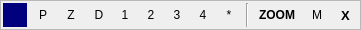
<?xml version="1.0" encoding="UTF-8"?>
<ui version="4.0">
 <class>TMain_form</class>
 <widget class="QDialog" name="TMain_form">
  <property name="geometry">
   <rect>
    <x>0</x>
    <y>0</y>
    <width>393</width>
    <height>42</height>
   </rect>
  </property>
  <property name="sizePolicy">
   <sizepolicy hsizetype="Fixed" vsizetype="Fixed">
    <horstretch>0</horstretch>
    <verstretch>0</verstretch>
   </sizepolicy>
  </property>
  <property name="windowTitle">
   <string>Panel</string>
  </property>
  <layout class="QVBoxLayout" name="verticalLayout">
   <property name="spacing">
    <number>0</number>
   </property>
   <property name="sizeConstraint">
    <enum>QLayout::SetFixedSize</enum>
   </property>
   <property name="leftMargin">
    <number>0</number>
   </property>
   <property name="topMargin">
    <number>0</number>
   </property>
   <property name="rightMargin">
    <number>0</number>
   </property>
   <property name="bottomMargin">
    <number>0</number>
   </property>
   <item>
    <widget class="QFrame" name="frame_2">
     <property name="sizePolicy">
      <sizepolicy hsizetype="Expanding" vsizetype="Expanding">
       <horstretch>0</horstretch>
       <verstretch>0</verstretch>
      </sizepolicy>
     </property>
     <property name="frameShape">
      <enum>QFrame::StyledPanel</enum>
     </property>
     <property name="frameShadow">
      <enum>QFrame::Raised</enum>
     </property>
     <property name="lineWidth">
      <number>2</number>
     </property>
     <layout class="QGridLayout" name="gridLayout" rowstretch="0">
      <property name="leftMargin">
       <number>2</number>
      </property>
      <property name="topMargin">
       <number>2</number>
      </property>
      <property name="rightMargin">
       <number>2</number>
      </property>
      <property name="bottomMargin">
       <number>2</number>
      </property>
      <property name="spacing">
       <number>2</number>
      </property>
      <item row="0" column="4">
       <layout class="QHBoxLayout" name="horizontalLayout_3">
        <property name="spacing">
         <number>4</number>
        </property>
        <item>
         <widget class="QFrame" name="frame">
          <property name="sizePolicy">
           <sizepolicy hsizetype="Fixed" vsizetype="Fixed">
            <horstretch>0</horstretch>
            <verstretch>0</verstretch>
           </sizepolicy>
          </property>
          <property name="minimumSize">
           <size>
            <width>24</width>
            <height>24</height>
           </size>
          </property>
          <property name="maximumSize">
           <size>
            <width>32</width>
            <height>32</height>
           </size>
          </property>
          <property name="cursor">
           <cursorShape>SizeAllCursor</cursorShape>
          </property>
          <property name="mouseTracking">
           <bool>false</bool>
          </property>
          <property name="contextMenuPolicy">
           <enum>Qt::ActionsContextMenu</enum>
          </property>
          <property name="autoFillBackground">
           <bool>false</bool>
          </property>
          <property name="styleSheet">
           <string notr="true">background-color: rgb(0, 0, 127);</string>
          </property>
          <property name="frameShape">
           <enum>QFrame::NoFrame</enum>
          </property>
          <property name="frameShadow">
           <enum>QFrame::Raised</enum>
          </property>
          <property name="lineWidth">
           <number>1</number>
          </property>
         </widget>
        </item>
        <item>
         <widget class="QToolButton" name="SpeedButtonMenu">
          <property name="minimumSize">
           <size>
            <width>24</width>
            <height>24</height>
           </size>
          </property>
          <property name="maximumSize">
           <size>
            <width>32</width>
            <height>32</height>
           </size>
          </property>
          <property name="contextMenuPolicy">
           <enum>Qt::ActionsContextMenu</enum>
          </property>
          <property name="text">
           <string>P</string>
          </property>
          <property name="icon">
           <iconset resource="panel.qrc">
            <normaloff>:/new/prefix1/bmp/menu.PNG</normaloff>:/new/prefix1/bmp/menu.PNG</iconset>
          </property>
          <property name="popupMode">
           <enum>QToolButton::InstantPopup</enum>
          </property>
          <property name="autoRaise">
           <bool>true</bool>
          </property>
         </widget>
        </item>
        <item>
         <widget class="QToolButton" name="SpeedButtonZeus">
          <property name="minimumSize">
           <size>
            <width>24</width>
            <height>24</height>
           </size>
          </property>
          <property name="maximumSize">
           <size>
            <width>32</width>
            <height>32</height>
           </size>
          </property>
          <property name="text">
           <string>Z</string>
          </property>
          <property name="icon">
           <iconset resource="panel.qrc">
            <normaloff>:/new/prefix1/bmp/BRINGUP.png</normaloff>:/new/prefix1/bmp/BRINGUP.png</iconset>
          </property>
          <property name="checkable">
           <bool>true</bool>
          </property>
          <property name="autoRaise">
           <bool>true</bool>
          </property>
         </widget>
        </item>
        <item>
         <layout class="QHBoxLayout" name="horizontalLayout">
          <property name="spacing">
           <number>2</number>
          </property>
          <item>
           <widget class="QToolButton" name="SpeedButtonDeskGrid">
            <property name="minimumSize">
             <size>
              <width>24</width>
              <height>24</height>
             </size>
            </property>
            <property name="maximumSize">
             <size>
              <width>32</width>
              <height>32</height>
             </size>
            </property>
            <property name="text">
             <string>D</string>
            </property>
            <property name="icon">
             <iconset resource="panel.qrc">
              <normaloff>:/new/prefix1/bmp/CELLULES.png</normaloff>:/new/prefix1/bmp/CELLULES.png</iconset>
            </property>
            <property name="checkable">
             <bool>true</bool>
            </property>
            <property name="checked">
             <bool>false</bool>
            </property>
            <property name="autoRaise">
             <bool>true</bool>
            </property>
           </widget>
          </item>
          <item>
           <widget class="QToolButton" name="SpeedButtonDesk1">
            <property name="minimumSize">
             <size>
              <width>24</width>
              <height>24</height>
             </size>
            </property>
            <property name="maximumSize">
             <size>
              <width>32</width>
              <height>32</height>
             </size>
            </property>
            <property name="text">
             <string>1</string>
            </property>
            <property name="icon">
             <iconset resource="panel.qrc">
              <normaloff>:/new/prefix1/bmp/tl.png</normaloff>:/new/prefix1/bmp/tl.png</iconset>
            </property>
            <property name="checkable">
             <bool>true</bool>
            </property>
            <property name="autoRaise">
             <bool>true</bool>
            </property>
           </widget>
          </item>
          <item>
           <widget class="QToolButton" name="SpeedButtonDesk2">
            <property name="minimumSize">
             <size>
              <width>24</width>
              <height>24</height>
             </size>
            </property>
            <property name="maximumSize">
             <size>
              <width>32</width>
              <height>32</height>
             </size>
            </property>
            <property name="text">
             <string>2</string>
            </property>
            <property name="icon">
             <iconset resource="panel.qrc">
              <normaloff>:/new/prefix1/bmp/tr.png</normaloff>:/new/prefix1/bmp/tr.png</iconset>
            </property>
            <property name="checkable">
             <bool>true</bool>
            </property>
            <property name="autoRaise">
             <bool>true</bool>
            </property>
           </widget>
          </item>
          <item>
           <widget class="QToolButton" name="SpeedButtonDesk3">
            <property name="minimumSize">
             <size>
              <width>24</width>
              <height>24</height>
             </size>
            </property>
            <property name="maximumSize">
             <size>
              <width>32</width>
              <height>32</height>
             </size>
            </property>
            <property name="text">
             <string>3</string>
            </property>
            <property name="icon">
             <iconset resource="panel.qrc">
              <normaloff>:/new/prefix1/bmp/bl.png</normaloff>:/new/prefix1/bmp/bl.png</iconset>
            </property>
            <property name="checkable">
             <bool>true</bool>
            </property>
            <property name="autoRaise">
             <bool>true</bool>
            </property>
           </widget>
          </item>
          <item>
           <widget class="QToolButton" name="SpeedButtonDesk4">
            <property name="minimumSize">
             <size>
              <width>24</width>
              <height>24</height>
             </size>
            </property>
            <property name="maximumSize">
             <size>
              <width>32</width>
              <height>32</height>
             </size>
            </property>
            <property name="text">
             <string>4</string>
            </property>
            <property name="icon">
             <iconset resource="panel.qrc">
              <normaloff>:/new/prefix1/bmp/br.png</normaloff>:/new/prefix1/bmp/br.png</iconset>
            </property>
            <property name="checkable">
             <bool>true</bool>
            </property>
            <property name="autoRaise">
             <bool>true</bool>
            </property>
           </widget>
          </item>
          <item>
           <widget class="QToolButton" name="SpeedButtonDesk5">
            <property name="minimumSize">
             <size>
              <width>24</width>
              <height>24</height>
             </size>
            </property>
            <property name="maximumSize">
             <size>
              <width>32</width>
              <height>32</height>
             </size>
            </property>
            <property name="text">
             <string>*</string>
            </property>
            <property name="icon">
             <iconset resource="panel.qrc">
              <normaloff>:/new/prefix1/bmp/shared.png</normaloff>:/new/prefix1/bmp/shared.png</iconset>
            </property>
            <property name="checkable">
             <bool>true</bool>
            </property>
            <property name="autoRaise">
             <bool>true</bool>
            </property>
           </widget>
          </item>
          <item>
           <widget class="Line" name="line_2">
            <property name="sizePolicy">
             <sizepolicy hsizetype="Fixed" vsizetype="Expanding">
              <horstretch>0</horstretch>
              <verstretch>0</verstretch>
             </sizepolicy>
            </property>
            <property name="minimumSize">
             <size>
              <width>8</width>
              <height>0</height>
             </size>
            </property>
            <property name="maximumSize">
             <size>
              <width>5</width>
              <height>16777215</height>
             </size>
            </property>
            <property name="orientation">
             <enum>Qt::Vertical</enum>
            </property>
           </widget>
          </item>
          <item>
           <widget class="QToolButton" name="SpeedButtonLupa">
            <property name="minimumSize">
             <size>
              <width>48</width>
              <height>24</height>
             </size>
            </property>
            <property name="maximumSize">
             <size>
              <width>48</width>
              <height>32</height>
             </size>
            </property>
            <property name="font">
             <font>
              <weight>75</weight>
              <bold>true</bold>
             </font>
            </property>
            <property name="text">
             <string>ZOOM</string>
            </property>
            <property name="icon">
             <iconset resource="panel.qrc">
              <normaloff>:/new/prefix1/bmp/TRISIZE.png</normaloff>:/new/prefix1/bmp/TRISIZE.png</iconset>
            </property>
            <property name="checkable">
             <bool>true</bool>
            </property>
            <property name="checked">
             <bool>false</bool>
            </property>
            <property name="toolButtonStyle">
             <enum>Qt::ToolButtonTextOnly</enum>
            </property>
            <property name="autoRaise">
             <bool>true</bool>
            </property>
           </widget>
          </item>
         </layout>
        </item>
        <item>
         <widget class="QToolButton" name="SpeedButtonMinimize">
          <property name="minimumSize">
           <size>
            <width>24</width>
            <height>24</height>
           </size>
          </property>
          <property name="maximumSize">
           <size>
            <width>32</width>
            <height>32</height>
           </size>
          </property>
          <property name="text">
           <string>M</string>
          </property>
          <property name="icon">
           <iconset resource="panel.qrc">
            <normaloff>:/new/prefix1/bmp/ZWIN.png</normaloff>:/new/prefix1/bmp/ZWIN.png</iconset>
          </property>
          <property name="autoRaise">
           <bool>true</bool>
          </property>
         </widget>
        </item>
        <item>
         <widget class="QToolButton" name="SpeedButtonClose">
          <property name="minimumSize">
           <size>
            <width>24</width>
            <height>24</height>
           </size>
          </property>
          <property name="maximumSize">
           <size>
            <width>32</width>
            <height>32</height>
           </size>
          </property>
          <property name="font">
           <font>
            <pointsize>10</pointsize>
            <weight>75</weight>
            <bold>true</bold>
           </font>
          </property>
          <property name="text">
           <string>X</string>
          </property>
          <property name="autoRaise">
           <bool>true</bool>
          </property>
         </widget>
        </item>
       </layout>
      </item>
     </layout>
    </widget>
   </item>
  </layout>
  <action name="actionExit">
   <property name="text">
    <string>Exit</string>
   </property>
  </action>
 </widget>
 <layoutdefault spacing="6" margin="11"/>
 <resources>
  <include location="panel.qrc"/>
 </resources>
 <connections/>
</ui>
